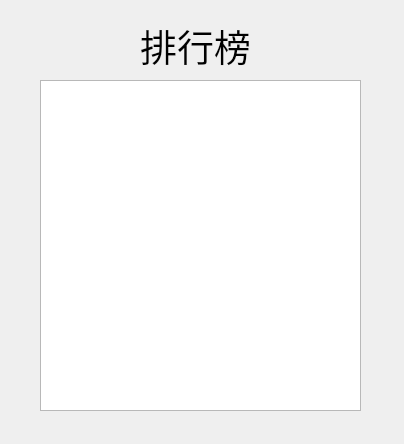
<?xml version="1.0" encoding="UTF-8"?>
<ui version="4.0">
 <class>RankList</class>
 <widget class="QDialog" name="RankList">
  <property name="geometry">
   <rect>
    <x>0</x>
    <y>0</y>
    <width>404</width>
    <height>444</height>
   </rect>
  </property>
  <property name="windowTitle">
   <string>排行榜</string>
  </property>
  <widget class="QLabel" name="title">
   <property name="geometry">
    <rect>
     <x>90</x>
     <y>20</y>
     <width>211</width>
     <height>51</height>
    </rect>
   </property>
   <property name="font">
    <font>
     <family>隶书</family>
     <pointsize>28</pointsize>
    </font>
   </property>
   <property name="text">
    <string>排行榜</string>
   </property>
   <property name="alignment">
    <set>Qt::AlignCenter</set>
   </property>
  </widget>
  <widget class="QTableWidget" name="table">
   <property name="geometry">
    <rect>
     <x>40</x>
     <y>80</y>
     <width>321</width>
     <height>331</height>
    </rect>
   </property>
  </widget>
 </widget>
 <resources/>
 <connections/>
</ui>
